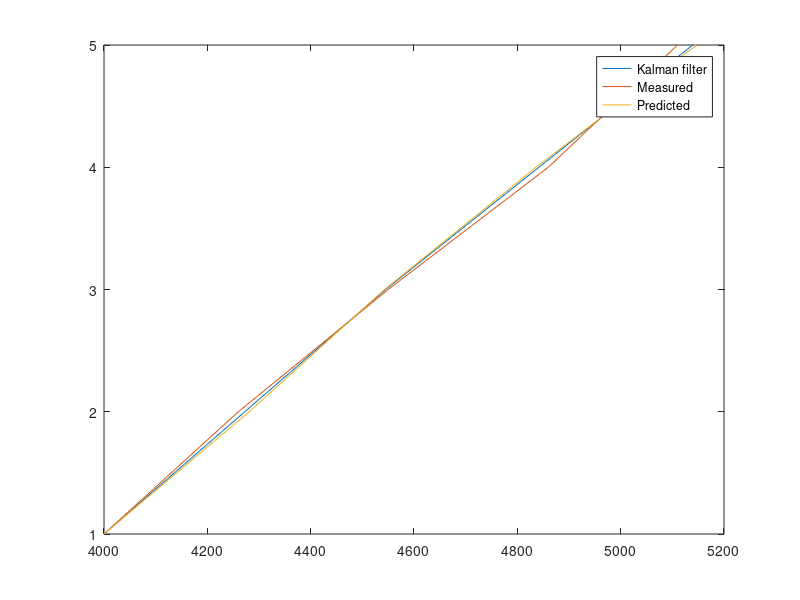
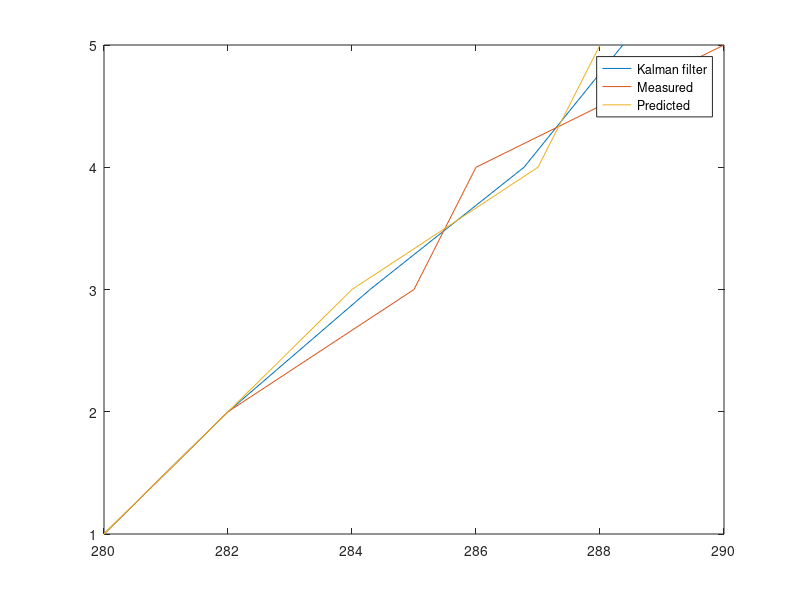
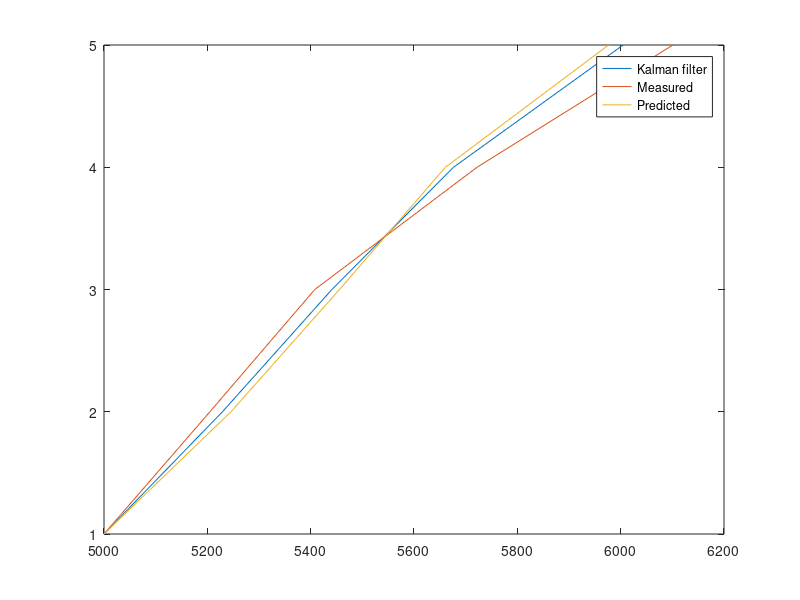
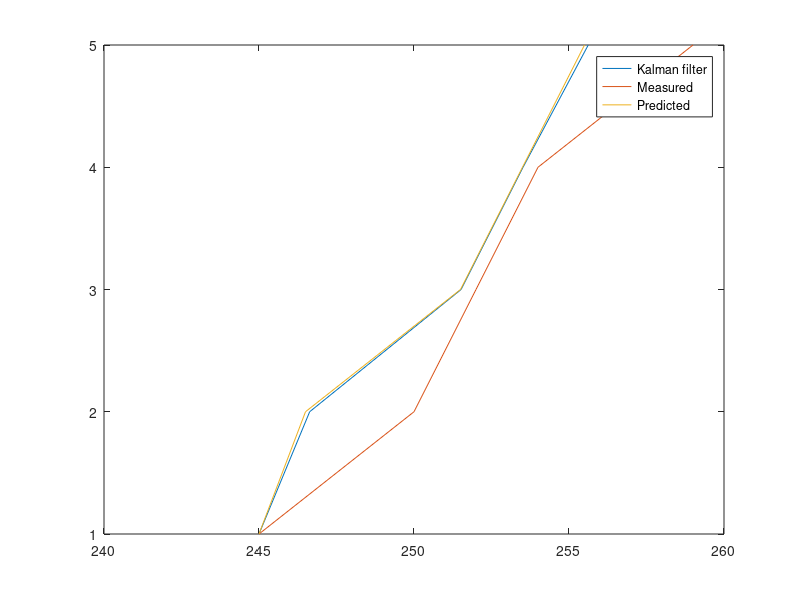

MATLAB code for these plots, in order:
clear all;close all;clc;
obs=[4000,280;4260,282;4550,285;4860,286;5110,290];%[x vx]
ax=2;
Qk=0;
Wk=0;
Zk=0;
%new predicted state
t=1;%delta t
A=[1,t;0,1];
B=[0.5*(t^2);t];
i=1
xkp(i,:)=A*(obs(i,:)')+B*ax+Wk

%initial process covariance
xd=20;%delta x
vd=5;%delta v

%P_ik=[xd^2,xd*vd;xd*vd,vd^2];

P_ik=[xd^2,0;0,vd^2];
%in our case cross diagonal=0

%Predicted process covariance matrix
Pkp=A*P_ik*(A')+Qk;
%in our case cross diagonal=0
Pkp(1,2)=0;
Pkp(2,1)=0;

%Kalman Gain
H=[1,0;0,1];%transformation matrix
xd_obs=25;%observation errors
vd_obs=6;
R=[xd_obs^2,0;0,vd_obs^2];
K=(Pkp*(H'))/((H*Pkp*(H'))+R);

%New observation
C=[1,0;0,1];
yk=C*(obs(i+1,:)')+Zk;

%Calculating the current state
x_curr(i,:)=xkp(i,:)' +(K*(yk-(H*(xkp(i,:)'))))

%Updating covariance matrix
I=[1,0;0,1];
Pk=(I-K*H)*Pkp;

for i=2:4
    xkp(i,:)=A*(obs(i,:)')+B*ax+Wk

    %Predicted process covariance matrix
    Pkp=A*Pk*(A')+Qk;
    %in our case cross diagonal=0
    Pkp(1,2)=0;
    Pkp(2,1)=0;

    %Kalman Gain
    H=[1,0;0,1];%transformation matrix
    xd_obs=25;%observation errors
    vd_obs=6;
    R=[xd_obs^2,0;0,vd_obs^2];
    K=(Pkp*(H'))/((H*Pkp*(H'))+R);

    %New observation
    C=[1,0;0,1];
    yk=C*(obs(i+1,:)')+Zk;

    %Calculating the current state
    x_curr(i,:)=xkp(i,:)' +(K*(yk-(H*(xkp(i,:)'))))

    %Updating covariance matrix
    I=[1,0;0,1];
    Pk=(I-K*H)*Pkp;
end
x_curr=[obs(1,:);x_curr]
xkp=[obs(1,:);xkp]
%x_pos plot
T=1:5;
plot(x_curr(:,1),T);
hold on
plot(obs(:,1),T);
hold on
plot(xkp(:,1),T);
legend('Kalman filter','Measured','Predicted')

%v plot
figure
plot(x_curr(:,2),T);
hold on
plot(obs(:,2),T);
hold on
plot(xkp(:,2),T);
legend('Kalman filter','Measured','Predicted')

obs_x=obs;
figure

%%%%%%%%%%%%%%%%%%%%%%%%%%%%%%%%%%%%%%%%%%%%%%%

obs=[5000,245;5205,250;5408,252;5722,254;6101,259];%[y vy]
ay=1.5;
Qk=0;
Wk=0;
Zk=0;
%new predicted state
t=1;%delta t
A=[1,t;0,1];
B=[0.5*(t^2);t];
i=1
ykp(i,:)=A*(obs(i,:)')+B*ay+Wk

%initial process covariance
yd=20;%delta x
vd=5;%delta v

%P_ik=[xd^2,xd*vd;xd*vd,vd^2];

P_ik=[yd^2,0;0,vd^2];
%in our case cross diagonal=0

%Predicted process covariance matrix
Pkp=A*P_ik*(A')+Qk;
%in our case cross diagonal=0
Pkp(1,2)=0;
Pkp(2,1)=0;

%Kalman Gain
H=[1,0;0,1];%transformation matrix
yd_obs=25;%observation errors
vd_obs=6;
R=[yd_obs^2,0;0,yd_obs^2];
K=(Pkp*(H'))/((H*Pkp*(H'))+R);

%New observation
C=[1,0;0,1];
yk=C*(obs(i+1,:)')+Zk;

%Calculating the current state
y_curr(i,:)=ykp(i,:)' +(K*(yk-(H*(ykp(i,:)'))))

%Updating covariance matrix
I=[1,0;0,1];
Pk=(I-K*H)*Pkp;

for i=2:4
    ykp(i,:)=A*(obs(i,:)')+B*ay+Wk;
    %Predicted process covariance matrix
    Pkp=A*Pk*(A')+Qk;
    %in our case cross diagonal=0
    Pkp(1,2)=0;
    Pkp(2,1)=0;

    %Kalman Gain
    H=[1,0;0,1];%transformation matrix
    K=(Pkp*(H'))/((H*Pkp*(H'))+R);

    %New observation
    C=[1,0;0,1];
    yk=C*(obs(i+1,:)')+Zk;

    %Calculating the current state
    y_curr(i,:)=ykp(i,:)' +(K*(yk-(H*(ykp(i,:)'))));
    %j=x_curr(i,:)
    %Updating covariance matrix
    I=[1,0;0,1];
    Pk=(I-K*H)*Pkp;
end
y_curr=[obs(1,:);y_curr]
ykp=[obs(1,:);ykp]
%x_pos plot
T=1:5;
plot(y_curr(:,1),T);
hold on
plot(obs(:,1),T);
hold on
plot(ykp(:,1),T);
legend('Kalman filter','Measured','Predicted')

%v plot
figure
plot(y_curr(:,2),T);
hold on
plot(obs(:,2),T);
hold on
plot(ykp(:,2),T);
legend('Kalman filter','Measured','Predicted')

figure
plot(x_curr(:,1),y_curr(:,1));
hold on
plot(obs_x(:,1),obs(:,1));
hold on
plot(xkp(:,1),ykp(:,1));
legend('Kalman filter(Predicted)','Measured','Current')

